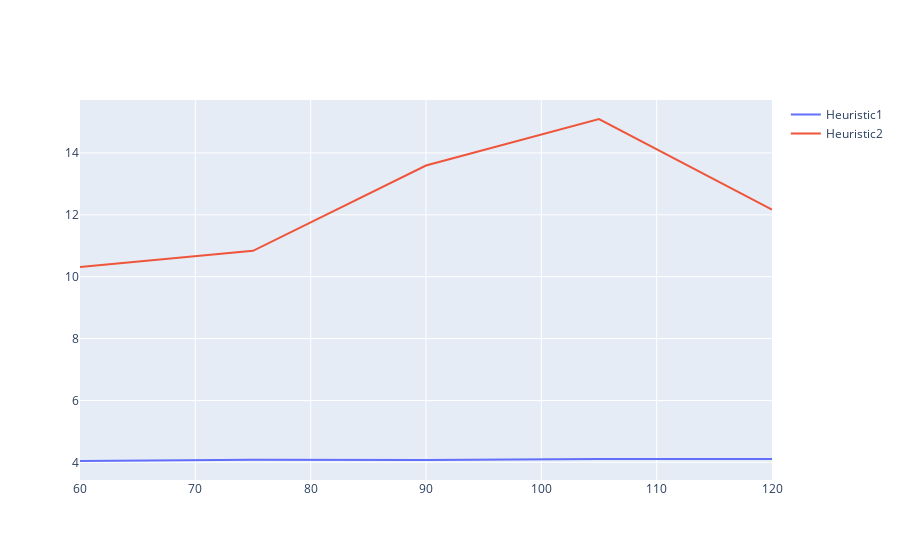

Notebook cell for this chart:
### Code cell
R = [60, 75, 90, 105, 120]

trace0 = go.Scatter(
    x = R,
    y = errorsH1,
    mode = 'lines',
    name = 'Heuristic1'
)

trace1 = go.Scatter(
    x = R,
    y = errorsH2,
    mode = 'lines',
    name = 'Heuristic2'
)

data = [trace0, trace1]

iplot(data)

### Figure 1 — Plotly figure (JSON) as saved in the notebook; plotly's stock layout.template omitted (floating-point values rounded to 4 significant figures)
{"data": [{"mode": "lines", "name": "Heuristic1", "type": "scatter", "x": [60, 75, 90, 105, 120], "y": [4.043, 4.084, 4.073, 4.109, 4.103]}, {"mode": "lines", "name": "Heuristic2", "type": "scatter", "x": [60, 75, 90, 105, 120], "y": [10.32, 10.83, 13.59, 15.1, 12.17]}], "layout": {}}
